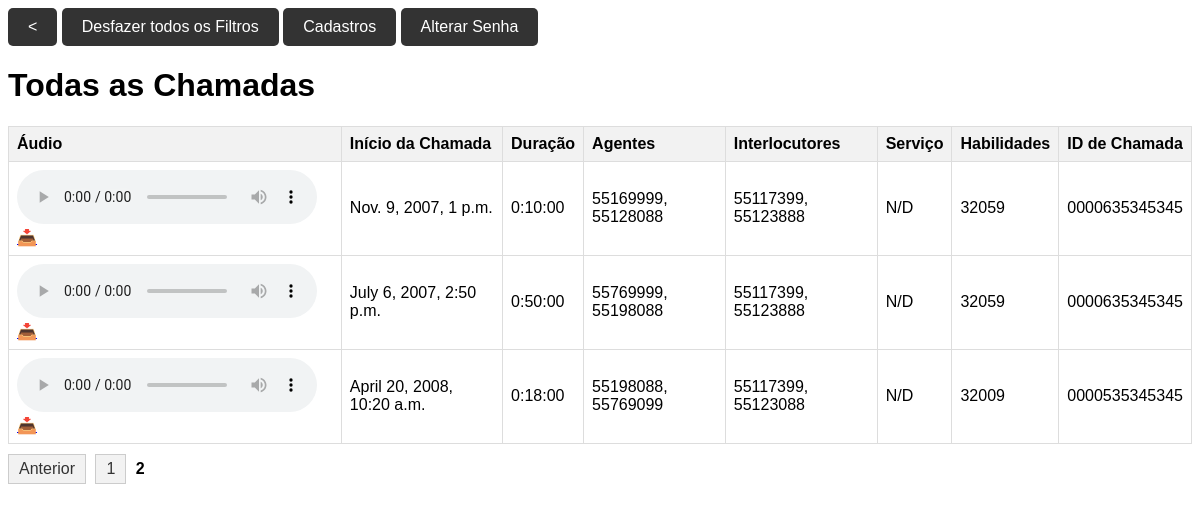
Screenshot of /sv1/?pagina=2 (signed in) with the database file from the repository.
### a1/models.py (models this page shows)
class Chamada(models.Model):
    inicio_chamada = models.DateTimeField()
    duracao = models.DurationField()
    agentes = models.ManyToManyField('Agente', related_name='chamadas')
    interlocutores = models.ManyToManyField('Interlocutor', related_name='chamadas')
    servico = models.CharField(max_length=100)
    habilidades = models.CharField(max_length=100)
    id_chamada = models.CharField(max_length=100)
    arquivo = models.CharField(max_length=100)

class Agente(models.Model):
    nome = models.CharField(max_length=100)

class Interlocutor(models.Model):
    nome = models.CharField(max_length=100)

### a1/MySystem/SystemViews.py (the view)
# urls.py: path('sv1/',VS.sv1,name="sv1"),
@login_required(login_url='login')
def sv1(request):
    idchamada_filtrado = request.GET.get('idchamada_filtrado',"")
    habilidade_filtrada = request.GET.get('habilidade_filtrada',"")
    interlocutor_filtrado = request.GET.get('interlocutor_filtrado',"")
    agente_filtrado = request.GET.get('agente_filtrado',"")
    try: maiores_filtrado = int(request.GET.get('maiores_filtrado'))
    except: maiores_filtrado = ""
    try: menores_filtrado = int(request.GET.get('menores_filtrado'))
    except: menores_filtrado = ""
    CONDPass = ["None",None,""]
    chamadas = Chamada.objects.all()
    if request.method == "POST":
        idchamada_filtrado = request.POST.get('idchamada_filtrado')
        if idchamada_filtrado in CONDPass: idchamada_filtrado = ""
        else: chamadas = Chamada.objects.filter(id_chamada=idchamada_filtrado)
    elif idchamada_filtrado: chamadas = Chamada.objects.filter(id_chamada=idchamada_filtrado)
    else: pass
    if request.method == "POST":
        habilidade_filtrada = request.POST.get('habilidade_filtrada')
        if habilidade_filtrada in CONDPass: habilidade_filtrada = ""
        else: chamadas = Chamada.objects.filter(habilidades=habilidade_filtrada)
    elif habilidade_filtrada: chamadas = Chamada.objects.filter(habilidades=habilidade_filtrada)
    else: pass
    if request.method == "POST":
        interlocutor_filtrado = request.POST.get('interlocutor_filtrado')
        if interlocutor_filtrado in CONDPass: interlocutor_filtrado = ""
        else: chamadas = Chamada.objects.filter(interlocutores__nome__icontains=interlocutor_filtrado)
    elif interlocutor_filtrado: chamadas = Chamada.objects.filter(interlocutores__nome__icontains=interlocutor_filtrado)
    else: pass
    if request.method == "POST":
        agente_filtrado = request.POST.get('agente_filtrado')
        if agente_filtrado in CONDPass: agente_filtrado = ""
        else: chamadas = Chamada.objects.filter(agentes__nome__icontains=agente_filtrado)
    elif agente_filtrado: chamadas = Chamada.objects.filter(agentes__nome__icontains=agente_filtrado)
    else: pass
    if request.method == "POST":
        try: maiores_filtrado = int(request.POST.get('maiores_filtrado'))
        except: maiores_filtrado = ""
        if maiores_filtrado in CONDPass: maiores_filtrado = ""
        else: chamadas = Chamada.objects.filter(duracao__gt=timedelta(seconds=maiores_filtrado))
    elif maiores_filtrado: chamadas = Chamada.objects.filter(duracao__gt=timedelta(seconds=maiores_filtrado))
    else: pass
    if request.method == "POST":
        try: menores_filtrado = int(request.POST.get('menores_filtrado'))
        except: menores_filtrado = ""
        if menores_filtrado in CONDPass: menores_filtrado = ""
        else: chamadas = Chamada.objects.filter(duracao__lt=timedelta(seconds=menores_filtrado))
    elif menores_filtrado: chamadas = Chamada.objects.filter(duracao__lt=timedelta(seconds=menores_filtrado))
    else: pass
    paginator = Paginator(chamadas, 3)
    numero_pagina = request.GET.get('pagina')
    try:
        pagina_atual = paginator.get_page(numero_pagina)
    except EmptyPage:
        return HttpResponse('Página inválida')
    return render(request, 'TemplatesSystem/TS.html', {'pagina_atual': pagina_atual,
        'idchamada_filtrado': idchamada_filtrado,
        'habilidade_filtrada':habilidade_filtrada,
        'interlocutor_filtrado':interlocutor_filtrado,
        'agente_filtrado':agente_filtrado,
        'maiores_filtrado':maiores_filtrado,
        'menores_filtrado':menores_filtrado })

### a1/templates/TemplatesSystem/TS.html (shortened to what this page needs)
<!DOCTYPE html>
<html>
<head>
</head>
<body>
    <a href="#FiltrosGerais" class="botaotxt">&lt;</a>
	<a href="{% url 'sv1' %}" class='botaotxt'>Desfazer todos os Filtros</a>
	<a href="{% url 'cadastrar_usuario' %}" class='botaotxt'>Cadastros</a>
	<a href="{% url 'change_password' %}" class='botaotxt'>Alterar Senha</a>
    <h1>Todas as Chamadas</h1>
    <table id="tabela-chamadas" class='chamadas'>
        <thead>
            <tr>
                <th>Áudio</th>
                <th>Início da Chamada</th>
                <th>Duração</th>
                <th>Agentes</th>
                <th>Interlocutores</th>
                <th>Serviço</th>
                <th>Habilidades</th>
                <th>ID de Chamada</th>
            </tr>
        </thead>
        <tbody>
                {% for chamada in pagina_atual %}
                <tr>
                    <td>
                        <audio controls>
                            <source src="/media/{{ chamada.arquivo }}" type="audio/mpeg">
                        </audio>
						<a href="/media/{{ chamada.arquivo }}" download class="botao-download">&#x1F4E5;</a>
                    </td>
                    <td>{{ chamada.inicio_chamada }}</td>
                    <td>{{ chamada.duracao }}</td>
                    <td>
                        {% for agente in chamada.agentes.all %}
                        {{ agente.nome }}{% if not forloop.last %}, {% endif %}
                        {% endfor %}
                    </td>
                    <td>
                        {% for interlocutor in chamada.interlocutores.all %}
                        {{ interlocutor.nome }}{% if not forloop.last %}, {% endif %}
                        {% endfor %}
                    </td>
                    <td>{{ chamada.servico }}</td>
                    <td>{{ chamada.habilidades }}</td>
                    <td>{{ chamada.id_chamada }}</td>
                </tr>
                {% endfor %}
            </tbody>
        </table>
<div class="pagination">
    {% if pagina_atual.has_previous %}
        <a href="?pagina={{ pagina_atual.previous_page_number }}">Anterior</a>
    {% endif %}
    {% for num_pagina in pagina_atual.paginator.page_range %}
        {% if num_pagina == pagina_atual.number %}
            <span class="current-page">{{ num_pagina }}</span>
        {% else %}
            <a href="?pagina={{ num_pagina }}">{{ num_pagina }}</a>
        {% endif %}
    {% endfor %}
</div>
</body>
</html>

### a1/templates/TemplatesSystem/TS.html (style rules this page uses)
body { font-family: Arial, sans-serif; }
.chamadas { border-collapse: collapse; width: 100%; }
.chamadas th, .chamadas td { border: 1px solid #ddd; padding: 8px; text-align: left; }
.chamadas th { background-color: #f2f2f2; position: sticky; top: 0; }
.botaotxt { display: inline-block; padding: 10px 20px; background-color: #333; color: #fff; text-decoration: none; border-radius: 5px; }
.pagination { margin-top: 10px; }
.pagination a { display: inline-block; padding: 5px 10px; background-color: #f2f2f2; color: #333; text-decoration: none; border: 1px solid #ccc; margin-right: 5px; }
.pagination .current-page { font-weight: bold; }

### rows the page displays
Chamada: inicio_chamada "Nov. 9, 2007, 1 p.m.", duracao "0:10:00", servico "N/D", habilidades "32059", id_chamada "0000635345345"
Agente: nome "55169999"
Agente: nome "55128088"
Interlocutor: nome "55117399"
Interlocutor: nome "55123888"
Chamada: inicio_chamada "July 6, 2007, 2:50 p.m.", duracao "0:50:00", servico "N/D", habilidades "32059", id_chamada "0000635345345"
Agente: nome "55769999"
Agente: nome "55198088"
Chamada: inicio_chamada "April 20, 2008, 10:20 a.m.", duracao "0:18:00", servico "N/D", habilidades "32009", id_chamada "0000535345345"
Agente: nome "55769099"
Interlocutor: nome "55123088"

### other values shown
{{ num_pagina }} "1"
{{ num_pagina }} "2"
